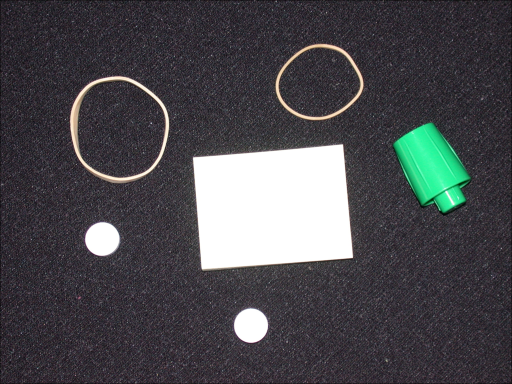
%> input picture lab_02/data/pillsetc.png, 512 x 384 px
$ octave image_processing.m   (GNU Octave 9; MATLAB toolbox functions it lacks are replaced by stand-ins)
%> lines starting %> are read from the running program, lines starting %| are printed output that depends on the picture; in (x1, y1, x2, y2) boxes, pixels count from 0 and x2, y2 are one past the last pixel; in counts of white or black regions, pixels touching at a corner belong together; the program's own positions count from 1
% --- Image Processing Toolbox Tutorial ---
clear; close all; clc; % clean up!

%% Load and Display an Image
I = imread('data/pillsetc.png'); % Read and load image in the workspace
%> I is the input picture: size 384x512x3 uint8; mean R, G, B 73.9, 73.6, 77.5
size(I) % display the image size
%> ans = [384 512 3]

figure(1); % Create new figure
imshow(I); % Display the loaded image


%% Convert color image to grayscale

if(size(I,3) == 3) % Color image has 3 color channels
    G = rgb2gray(I); % Color image converted to grayscale image
else
    G = I;
end
figure(2); %Generate a new figure
subplot(1,2,1); imshow(I); title( 'color' );
subplot(1,2,2); imshow(G); title( 'grayscale' );

size(G) % display the image size
%> ans = [384 512]

% Note: Images can also be converted also be converted to other colorspaces
% for example rgb to xyz colorspace using rgb2xyz()
% see https://www.mathworks.com/help/images/color.html

%% analyse image distribution with a histogram

figure(3); %Generate a new figure
subplot(2,2,1); imshow(G); % show the image
subplot(2,2,2); imhist(G); % show its histogram
%% histogram equalization

E = histeq(G);
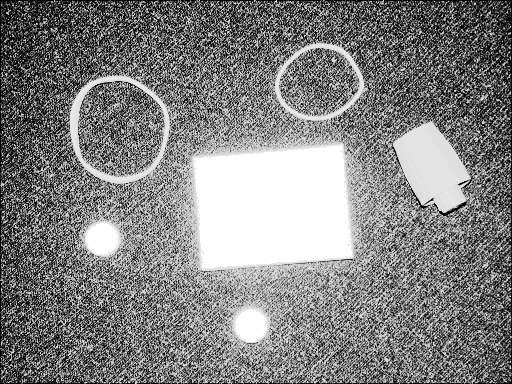
%> E: size 384x512 uint8; min 0, max 255, mean 129
subplot(2,2,3); imshow(E); % equalized image
subplot(2,2,4); imhist(E); % equalized histogram
%> after `imhist(E)`:
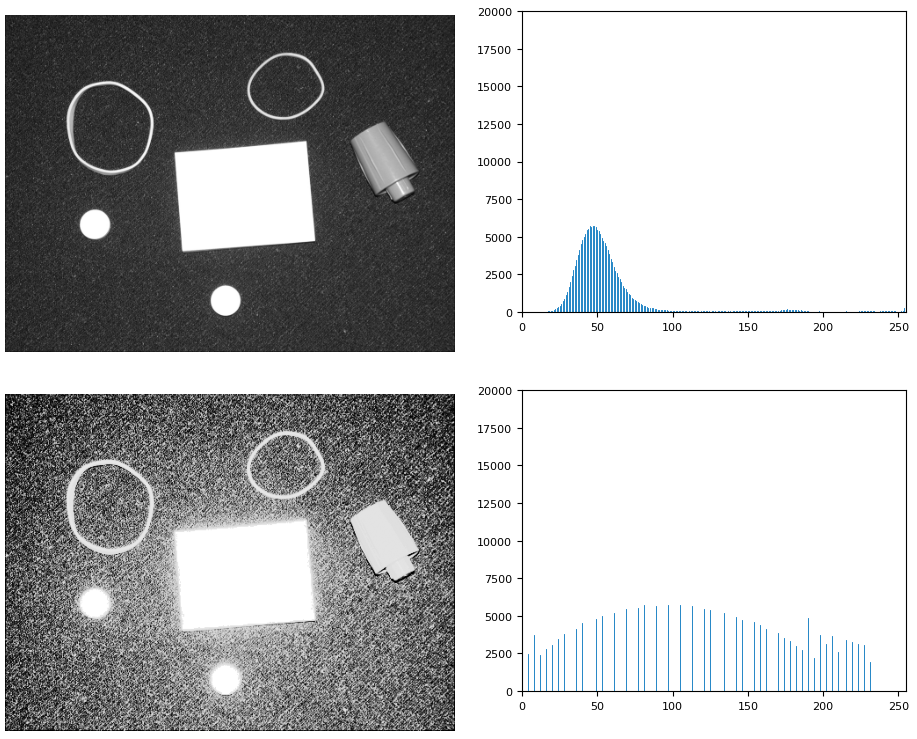
%> figure redrawn from the program's plot data, 4 panels
% Note: the image intensities are concentrated and not evenly spread in the
% original image. We perform histogram equalization which spreads out the
% luminance values in the histogram.

%% Export the processed image
if ~exist( 'results', 'dir' ), mkdir( 'results' ); end;
imwrite (E, 'results/pillsetc_g_histeq.png');

%% Geometric operations
resized = imresize(G, 0.25); % resize an image to quater resolution
size(resized) % display the resized image size
%> ans = [96 128]

rotated = imrotate(G, 90); % rotate the image by 90?
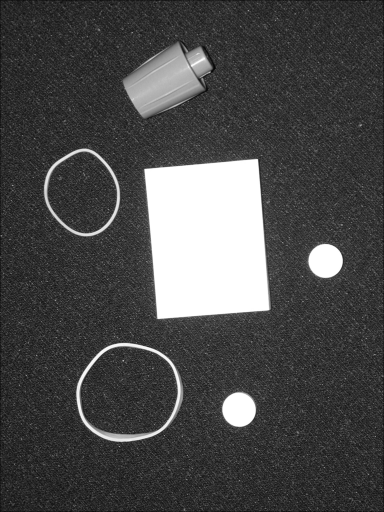
%> rotated: size 512x384 uint8; min 6, max 255, mean 74.1; mean of the top-left, top-right, bottom-left and bottom-right quarters 75.6, 82.3, 62.4, 76.2

cropped = imcrop(G, [20 20 99 99]); % crop a subregion of the image
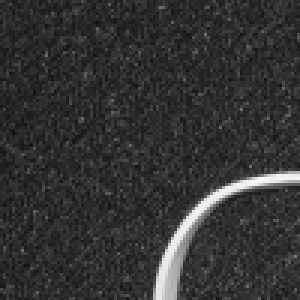
%> cropped: size 100x100 uint8 (shown 3 times larger); min 17, max 249, mean 50.6
size(cropped) % display the resized image size
%> ans = [100 100]

figure(4); % generate a new figure
subplot(2,2,1); imshow(G); title('original image');
subplot(2,2,2); imshow(resized); title('resized image');
subplot(2,2,3); imshow(rotated); title('rotated image');
subplot(2,2,4); imshow(cropped); title('cropped image');

%% Salt and Pepper noise
saltAndPepper = imnoise(G, 'salt & pepper', 0.125);
figure(5); % Generate a new figure
subplot(1,2,1); imshow(G); title('input image');
subplot(1,2,2); imshow(saltAndPepper); title('Salt and pepper on image');

%% Convolution - Gaussian Kernel
% Convolution is mathematical operation on two functions.
% For image processing one functions is the image,
% while the other is the 'kernel'.
% A common kernel is the Gaussian function
kernelSize = 13;
sigma = 2;
K = fspecial('gaussian',kernelSize,sigma);
figure(7);
imshow(K, []); title('Gaussian'); % show as image

%% Manual Gaussian Kernel
% Lets now compute our own manual gaussian kernel
ksHalf = floor( kernelSize / 2 );
x = linspace(-ksHalf,ksHalf,kernelSize);
[Y,X] = meshgrid(x,x);
manualK = exp( - ((X.^2)+(Y.^2))/(2*sigma^2));
manualK = manualK / sum(manualK(:)); % normalize
h_fig = figure(8); clf; set( h_fig, 'Color', 'white' ); %Generate a new figure
subplot(1,2,1); surface(X,Y,manualK, 'FaceColor', 'interp' ); view(3); title('manual Gaussian');
subplot(1,2,2); imshow(manualK, []); title('manual Gaussian');
%> after `title('manual Gaussian')`:
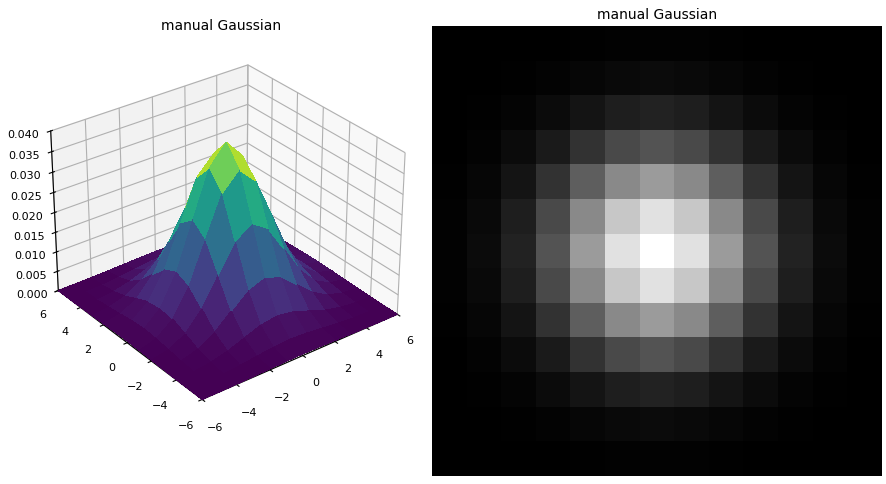
%> figure redrawn from the program's plot data, 2 panels

%% Convolution
% Convolve Gaussian kernel with our image iteratively
F1 = imfilter(saltAndPepper, K, 'replicate');
F2 = imfilter(F1, K, 'replicate');
F3 = imfilter(F2, K, 'replicate');
figure(9); %Generate a new figure and display:
subplot(2,2,1); imshow(saltAndPepper); title('Salt and pepper added noisy image ');
subplot(2,2,2); imshow(F1); title('Gaussian filtered');
subplot(2,2,3); imshow(F2); title('2x Gaussian');
subplot(2,2,4); imshow(F3); title('3x Gaussian');

%% Image Filtering - Edge detection
sobel = edge(G, 'Sobel');
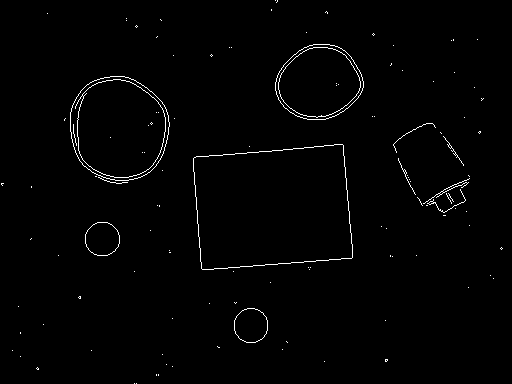
%> sobel: size 384x512 logical; 1.2% white in thin lines or dots
canny = edge(G, 'Canny');
%> canny: size 384x512 logical; 1.2% white in thin lines or dots, all inside (x1, y1, x2, y2) = (70, 43, 469, 343)
laplace = edge(G, 'log');
%> laplace: size 384x512 logical; 5.1% white in thin lines or dots

figure(10); %Generate a new figure
subplot(2,2,1); imshow(G); title('original image');
subplot(2,2,2); imshow(sobel); title('Sobel');
subplot(2,2,3); imshow(canny); title('Canny');
subplot(2,2,4); imshow(laplace); title('Laplacian of Gaussian');

% Note: other operators can be found at: https://de.mathworks.com/help/images/image-analysis.html

%% Fourier Space transformation

% apply a 2D Fourier transformation on grayscale images
G_  = fft2(G);
N_  = fft2(saltAndPepper);
F1_ = fft2(F1);

% display
figure(11);
subplot(2,3,1); imshow(G); title('original image');
subplot(2,3,2); imshow(saltAndPepper); title('noise');
subplot(2,3,3); imshow(F1); title('filtered');
% the fourier domain is complex, thus we only display the magnitutes (abs)
% and we show it logarithmically (log) because the highest peak is always the
% zero frequency (in the center):
subplot(2,3,4); imshow(log(abs(fftshift(G_))), [0 17]);  title('Fourier space');
subplot(2,3,5); imshow(log(abs(fftshift(N_))), [0 17]);  title('Fourier space');
subplot(2,3,6); imshow(log(abs(fftshift(F1_))),[0 17]); title('Fourier space');
%> after `imshow(log(abs(fftshift(F1_))),[0 17])`:
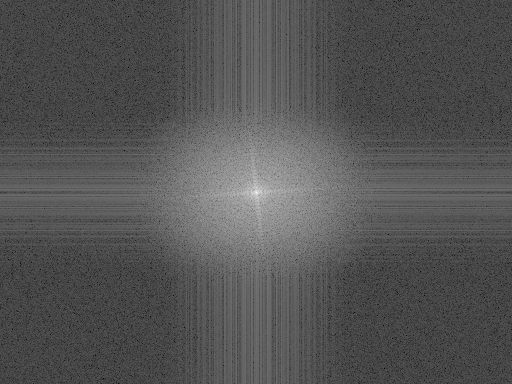
%> displayed picture: size 384x512, on the screen's scale of 0 to 255; min 0, max 249, mean 83.9


%% Further examples and readings
% For further examples and details see https://www.mathworks.com/help/images/index.html
